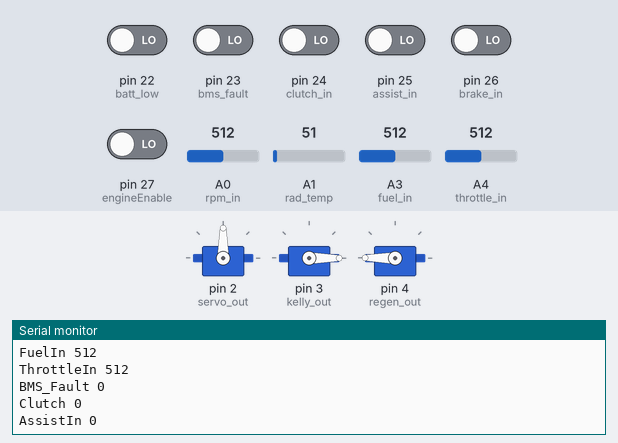
This sketch was run on a simulated Arduino Mega 2560, built with avr-gcc and run on an emulated ATmega2560. On the bench: 3 × servo, the last lines printed to the serial monitor. Inputs (shaded band) come from the test bench; at power-on: pin 22 (batt_low), pin 23 (bms_fault), pin 24 (clutch_in), pin 25 (assist_in), pin 26 (brake_in), pin 27 (engineEnable) LOW, A1 (rad_temp) = 51, A0 (rpm_in) = 512, A3 (fuel_in) = 512, A4 (throttle_in) = 512.

Above: at 1.2 s.
1.3 s: A1 (rad_temp) set to 90
At 2.0 s:
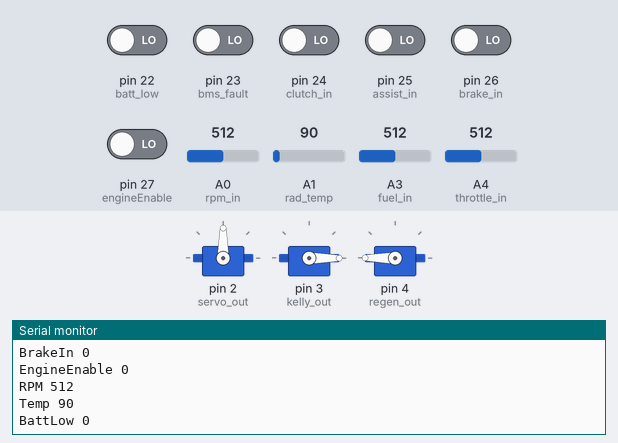
2.8 s: A1 (rad_temp) set to 110
At 3.5 s:
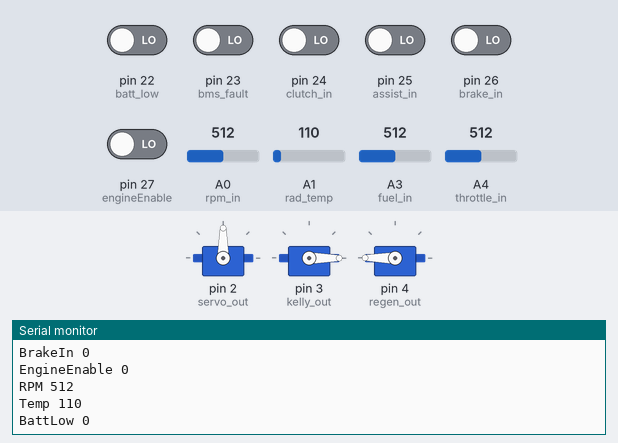
4.3 s: A0 (rpm_in) set to 105
At 4.9 s:
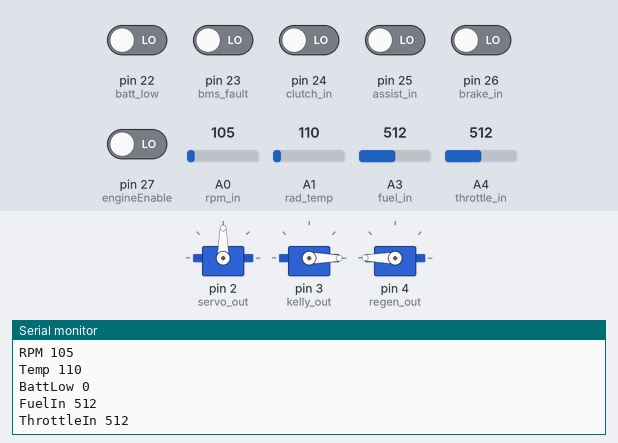
7.3 s: A0 (rpm_in) set to 92
At 7.9 s:
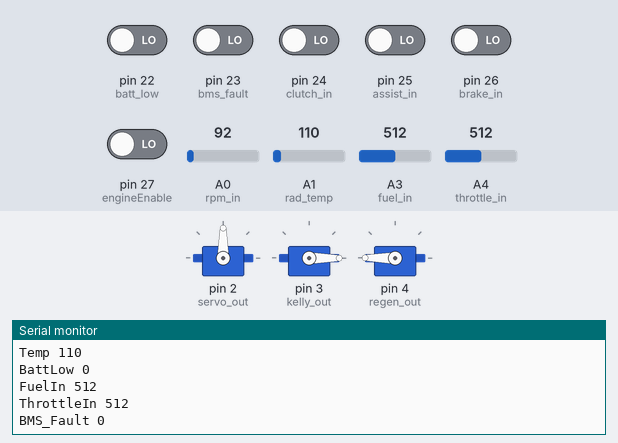
10.3 s: A3 (fuel_in) set to 108
At 11.4 s:
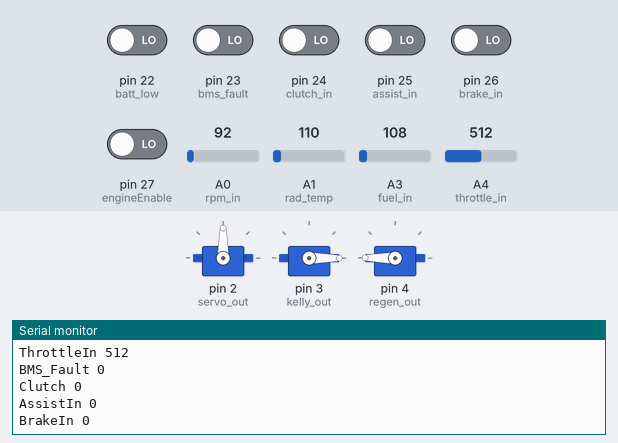
13.3 s: A3 (fuel_in) set to 92
At 13.9 s:
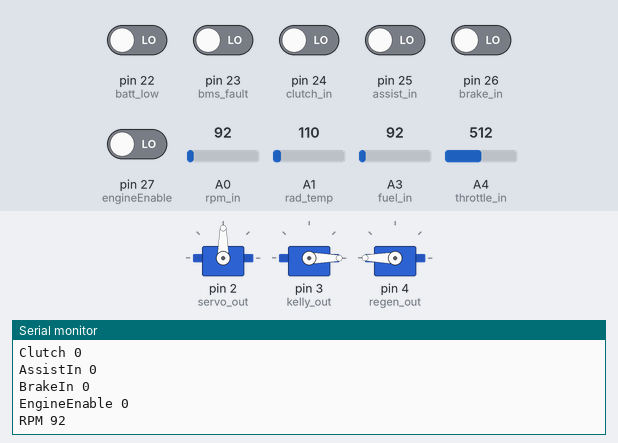
Timing chart, 0 to 16.3 s (numbered marks = the images above; inputs shaded):
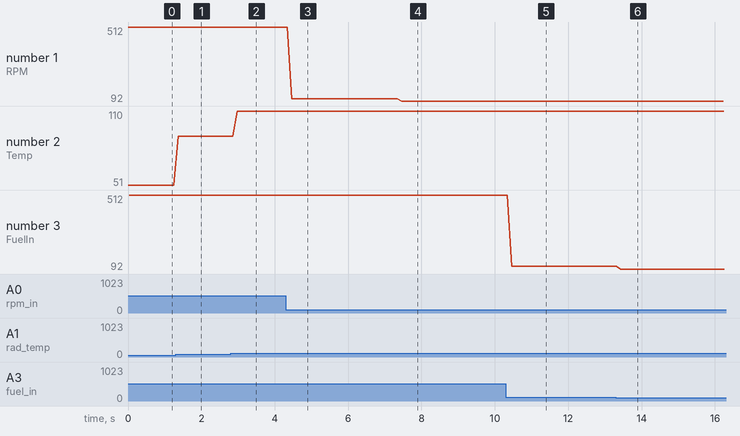

The sketch:

test_benchtop_boards.ino
```cpp
#include <Servo.h>

int rpm_in =      0; // analog
int rad_temp =    1; //analog
int batt_low =   22; // digital
int fuel_in =     3; // Analog
int throttle_in = 4; //Analog
int bms_fault =  23; //Digital
int servo_out =   2; //Digital (PWM)
int kelly_out =   3; //Digital (PWM)
int regen_out =   4; //Digital (PWM)
int clutch_in =   24; //Digital
int assist_in =   25; //Digital (PULLED LOW)
int brake_in =    26; //Digital
int engineEnable = 27; //Digital
Servo servo, kelly, regen;


void setup() {
  Serial.begin(9600);
  pinMode(batt_low,INPUT);
  pinMode(bms_fault,INPUT);
  pinMode(clutch_in,INPUT);
  pinMode(assist_in, INPUT);
  pinMode(brake_in, INPUT);
  pinMode(engineEnable, INPUT);
  servo.attach(servo_out);
  kelly.attach(kelly_out);
  regen.attach(regen_out);
  servo.write(90);
  kelly.write(0);
  regen.write(180);

}

void loop() {

  Serial.print("RPM ");
  Serial.println(analogRead(rpm_in));
  Serial.print("Temp ");
  Serial.println(analogRead(rad_temp));
  Serial.print("BattLow ");
  Serial.println(digitalRead(batt_low));
  Serial.print("FuelIn ");
  Serial.println(analogRead(fuel_in));
  Serial.print("ThrottleIn ");
  Serial.println(analogRead(throttle_in));
  Serial.print("BMS_Fault ");
  Serial.println(digitalRead(bms_fault));
  Serial.print("Clutch ");
  Serial.println(digitalRead(clutch_in));
  Serial.print("AssistIn ");
  Serial.println(digitalRead(assist_in));
  Serial.print("BrakeIn ");
  Serial.println(digitalRead(brake_in));
  Serial.print("EngineEnable ");
  Serial.println(digitalRead(engineEnable));

  delay(10);
}
```

Measured:
- the behaviour switches between 100 and 99 on A0 (rpm_in) (found by bisection; images 3 and 4)
- the behaviour switches between 100 and 99 on A3 (fuel_in) (found by bisection; images 5 and 6)
- after the input at 1.3 s, the serial monitor: prints a new line after 0.07 s (image 1)
- after the input at 2.8 s, the serial monitor: prints a new line after 0.18 s (image 2)
- after the input at 4.3 s, the serial monitor: prints a new line after 0.17 s (image 3)
- after the input at 7.3 s, the serial monitor: prints a new line after 0.16 s (image 4)
- after the input at 10.3 s, the serial monitor: prints a new line after 0.16 s (image 5)
- after the input at 13.3 s, the serial monitor: prints a new line after 0.13 s (image 6)
